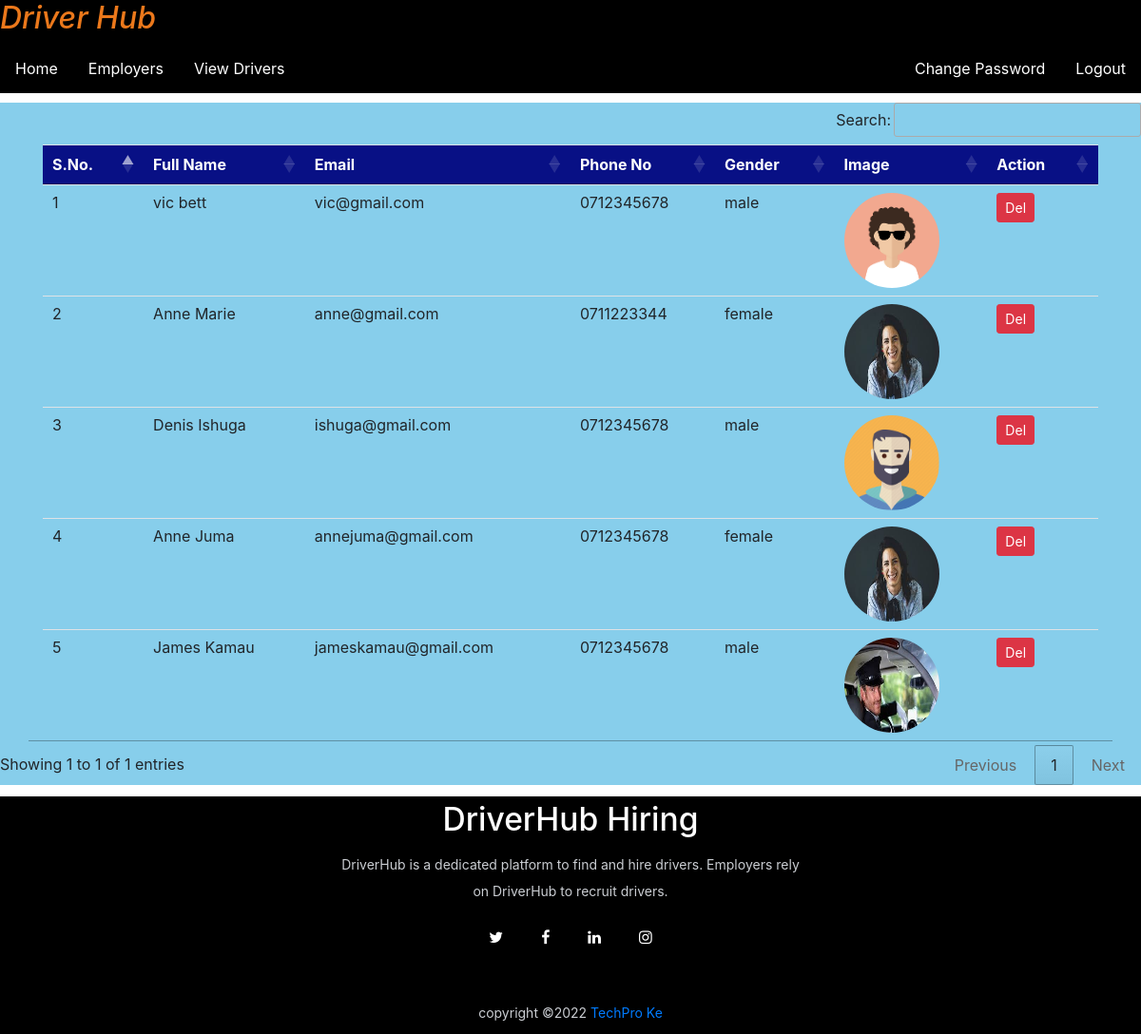
The page /view_users (signed in) on the database its author committed.
### driverjob/models.py (models this page shows, shortened)
class DriverUser(models.Model):
    user=models.ForeignKey(User,on_delete=models.CASCADE)
    mobile = models.CharField(max_length=15, null= True)
    yearsoflicense = models.CharField(max_length=15, null= True)
    yearsofexperience = models.CharField(max_length=15, null= True)
    location = models.CharField(max_length=100, null= True)
    image = models.FileField(null=True)
    gender =models.CharField(max_length=10, null=True)
    type =models.CharField(max_length=15, null=True)

### driverjob/views.py (the view)
# urls.py: path('view_users', view_users, name="view_users"),
def view_users(request):
    if not request.user.is_authenticated:
        return redirect('admin_login')
    data = DriverUser.objects.all()
    d = {'data':data}
    return render(request, 'view_users.html',d)

### driverjob/templates/view_users.html
{% load static %}
{% block body %}
{% include 'admin_navigation.html' %}
<div style="background-color: skyblue; margin-top: 10px;">
<table id="example" class="table table-hover container">
    <thead>
    <tr style="background-color: rgb(8, 16, 133);color: white;">
        <th>S.No.</th>
        <th>Full Name</th>
        <th>Email</th>
        <th>Phone No</th>
        <th>Gender</th>
        <th>Image</th>
        <th>Action</th>
    </tr>
    </thead>
    <tbody>
    {% for i in data %}
        <tr>
            <td>{{forloop.counter}}</td>
            <td>{{i.user.first_name}} {{i.user.last_name}}</td>
            <td>{{i.user.username}}</td>
            <td>{{i.mobile}}</td>
            <td>{{i.gender}}</td>
            <td><img src="{{i.image.url}}" style="width:100px ; height:100px ; border-radius:50%;"></td>
            <td><a style="text-decoration: none;" class="btn btn-danger btn-sm" href="{% url 'del_user' i.user.id %}" onclick="return confirm('Are you sure you want to delete this user?')">Del</a></td>
        </tr>
    </tbody>
    {% endfor %}
</table>
</div>
{% include 'footer.html' %}
{% endblock %}

### rows shown on the page
DriverUser: user.first_name "vic", user.last_name "bett", user.username "vic@gmail.com", mobile "0712345678", gender "male", image (picture)
DriverUser: user.first_name "Anne", user.last_name "Marie", user.username "anne@gmail.com", mobile "0711223344", gender "female", image (picture)
DriverUser: user.first_name "Denis", user.last_name "Ishuga", user.username "ishuga@gmail.com", mobile "0712345678", gender "male", image (picture)
DriverUser: user.first_name "Anne", user.last_name "Juma", user.username "annejuma@gmail.com", mobile "0712345678", gender "female", image (picture)
DriverUser: user.first_name "James", user.last_name "Kamau", user.username "jameskamau@gmail.com", mobile "0712345678", gender "male", image (picture)
